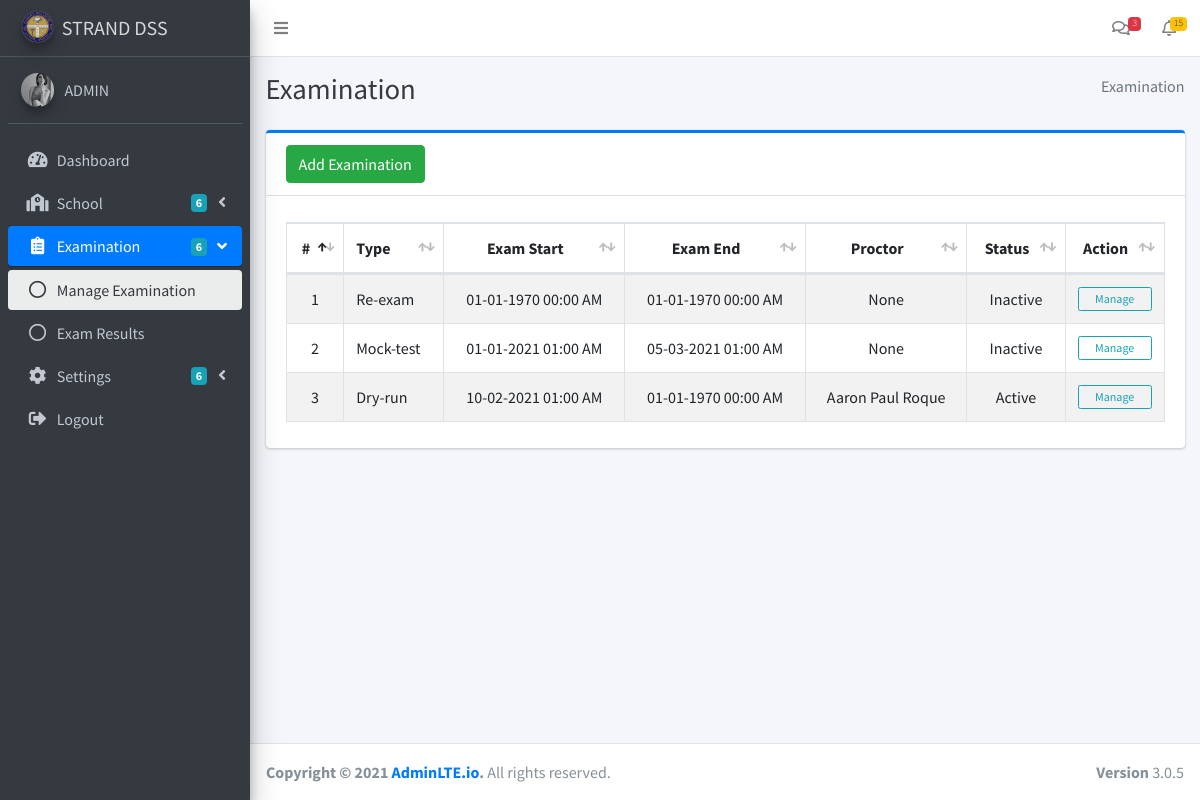
/school/exam_examination.php (signed in), run on an earlier commit of the app's database.
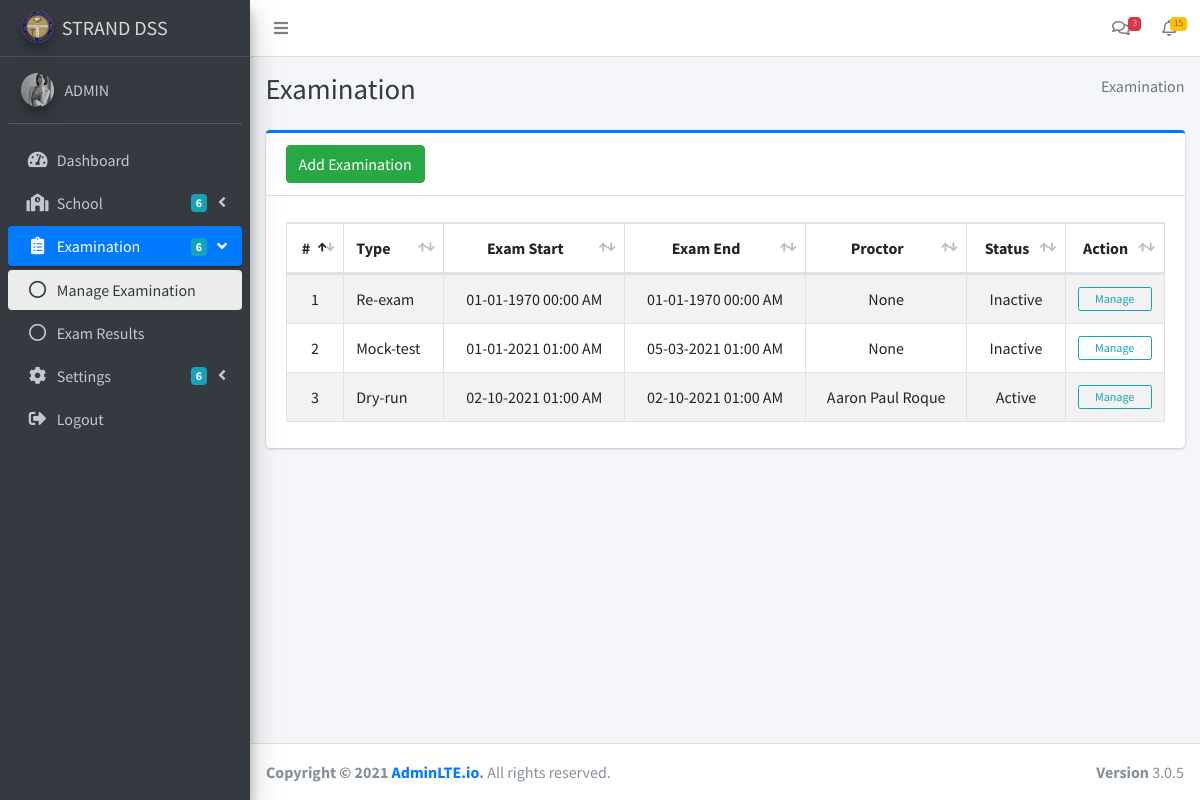
And on a later commit of the database.
### tables this page shows
CREATE TABLE `exams` (
  `exam_id` int(11) NOT NULL,
  `exam_type` varchar(100) NOT NULL,
  `exam_guide` text NOT NULL,
  `exam_date_s` varchar(50) NOT NULL,
  `exam_date_e` varchar(50) NOT NULL,
  `exam_status` varchar(10) NOT NULL DEFAULT 'Inactive',
  `exam_handler` int(11) NOT NULL,
  `date_created` timestamp NOT NULL DEFAULT current_timestamp(),
  `date_updated` timestamp NULL DEFAULT NULL ON UPDATE current_timestamp()
);

CREATE TABLE `school_admin` (
  `sa_id` int(11) NOT NULL,
  `sa_uid` int(20) NOT NULL,
  `sa_email` varchar(50) NOT NULL,
  `sa_pass` varchar(100) NOT NULL,
  `sa_fullname` varchar(100) NOT NULL,
  `sa_contact` varchar(11) NOT NULL,
  `sa_position` varchar(20) NOT NULL,
  `sa_status` varchar(20) NOT NULL DEFAULT 'active',
  `date_joined` timestamp NOT NULL DEFAULT current_timestamp() ON UPDATE current_timestamp()
);

### school/exam_examination.php (the view, shortened to what this page needs)
<?php
include('include/header.php');
include('include/sidebar.php');
$sql = "SELECT * FROM exams ORDER by exam_date_s ASC";
$result = $conn->query($sql);
?>
<div class="content-wrapper">
  <div class="content-header">
    <div class="container-fluid">
      <div class="row mb-2">
        <div class="col-sm-6">
          <h1 class="m-0 text-dark">Examination</h1>
        </div>
        <div class="col-sm-6">
          <ol class="breadcrumb float-sm-right">
            <li class="breadcrumb-item active">Examination</li>
          </ol>
        </div>
      </div>
    </div>
  </div>
  <section class="content">
    <div class="container-fluid">
      <div class="row">
        <div class="col-md-12">
          <div class="card card-primary card-outline">
            <div class="card-header">
              <button class="btn btn-success" data-toggle="modal" data-target="#modal-lg">
                Add Examination
              </button>
            </div>
            <div class="card-body pad table-responsive">
              <table class="table table-bordered table-striped cat">
                <thead>
                  <tr>
                    <th class="text-center">#</th>
                    <th>Type</th>
                    <th class="text-center">Exam Start</th>
                    <th class="text-center">Exam End</th>
                    <th class="text-center">Proctor</th>
                    <th class="text-center">Status</th>
                    <th class="text-center">Action</th>
                  </tr>
                </thead>
                <tbody>
                  <?php
                  $i = '1';
                  if ($result->num_rows > 0) {
                    while ($row = $result->fetch_assoc()) {
                      $exam_id = $row['exam_id'];
                      $type = $row['exam_type'];
                      $date_s = $row['exam_date_s'];
                      $date_e = $row['exam_date_e'];
                      $handler_id = $row['exam_handler'];
                      $status = $row['exam_status'];
                      $sql1 = "SELECT * FROM school_admin WHERE sa_id = '$handler_id'";
                      $res1 = $conn->query($sql1);
                      if ($res1->num_rows > 0) {
                        while ($sa = $res1->fetch_assoc()) {
                          $handler = $sa['sa_fullname'];
                        }
                      } else {
                        $handler = 'None';
                      }
                  ?>
                      <tr>
                        <td class="text-center"><?php echo $i;
                                                $i++; ?></td>
                        <td><?php echo $type; ?></td>
                        <td class="text-center"><?php echo date('m-d-Y H:i A', strtotime($date_s)); ?></td>
                        <td class="text-center"><?php echo date('m-d-Y H:i A', strtotime($date_e)); ?></td>
                        <td class="text-center"><?php echo $handler; ?></td>
                        <td class="text-center"><?php echo $status; ?></td>
                        <td class="text-center">
                          <a href="manage_exam.php?id=<?php echo $exam_id; ?>" class="btn btn-block btn-outline-info btn-xs">Manage</a>
                        </td>
                      </tr>
                  <?php
                    }
                  }
                  ?>
                </tbody>
              </table>
            </div>
          </div>
        </div>
      </div>
    </div>
  </section>
</div>
<?php
include('include/footer.php');
?>

What changed in the data, as far as the page shows it:
changed exams "Dry-run": exam_date_s "10-02-2021 01:00 AM" → "02-10-2021 01:00 AM"; exam_date_e "01-01-1970 00:00 AM" → "02-10-2021 01:00 AM"
